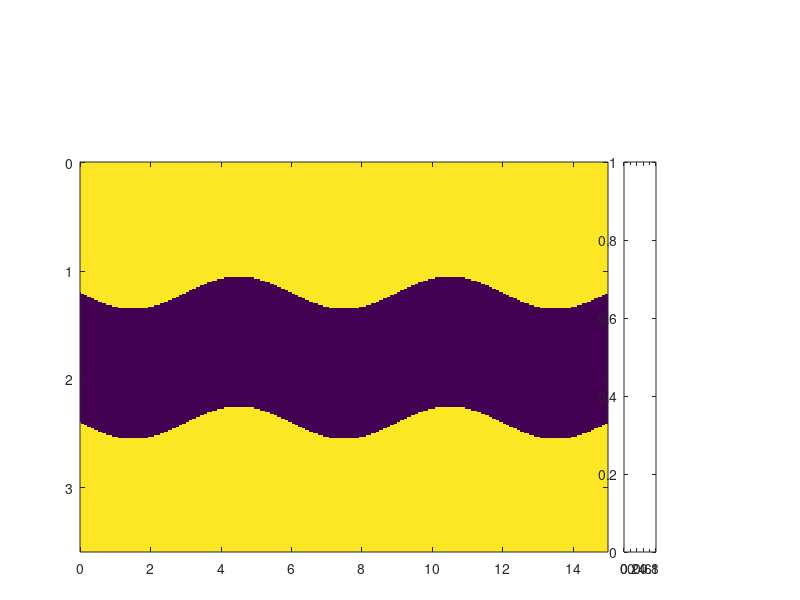

MATLAB code for this plot: (Note: this script raises an error after producing the figure.)
clear;
clear all;
clc;
nz=240;
nx=1000;
nt=2310;
dx=15;dz=15;dt=0.0018;
xx=0:dx:dx*(nx-1);
zz=0:dz:dz*(nz-1);
xx=xx/1000;
zz=zz/1000;
tt=0:dt:dt*(nt-1);
% %% reconstruction
% fid=fopen('800vx5.dat','rb');
% fid2=fopen('800vx_inv5.dat','rb');                                                                                                                   
% p1=fread(fid,[nz,nx],'float');
% p2=fread(fid2,[nz,nx],'float');
% dp=p1-p2;
% fclose(fid);fclose(fid2);
% figure(1)
% imagesc(xx,zz,p1);colormap(gray);mx=max(max(p1));mn=min(min(p1));caxis([mn mx]/10);set(gca,'xaxislocation','top'); xlabel('x (km)');ylabel('z (km)');colorbar;%title('vx seismogram');
% set(gcf,'Position',[100 100 260 130]); colorbar;
% set(gca,'Position',[.13 .08 .680 .65]); colorbar('position',[0.83 0.08 0.04 0.6]);
% set(gca,'xaxislocation','top'); xlabel('x (km)');ylabel('z (km)');
% figure_FontSize=8;  
% set(get(gca,'XLabel'),'FontSize',figure_FontSize,'Vertical','middle'); 
% set(get(gca,'YLabel'),'FontSize',figure_FontSize,'Vertical','middle'); 
% set(findobj('FontSize',10),'FontSize',figure_FontSize);  
% set(findobj(get(gca,'Children'),'LineWidth',0.5),'LineWidth',2); 
% set(gcf, 'PaperPositionMode', 'manual');
% figure(2)
% imagesc(xx,zz,p2);colormap(gray);mx=max(max(p2));mn=min(min(p2));caxis([mn mx]/10);set(gca,'xaxislocation','top'); xlabel('x /(km)');ylabel('z /(km)');colorbar;%title('vz seismogram ');
% set(gcf,'Position',[100 100 260 130]); colorbar;
% set(gca,'Position',[.13 .08 .680 .65]); colorbar('position',[0.83 0.08 0.04 0.6]);
% set(gca,'xaxislocation','top'); xlabel('x (km)');ylabel('z (km)');
% figure_FontSize=8;  
% set(get(gca,'XLabel'),'FontSize',figure_FontSize,'Vertical','middle'); 
% set(get(gca,'YLabel'),'FontSize',figure_FontSize,'Vertical','middle'); 
% set(findobj('FontSize',10),'FontSize',figure_FontSize);  
% set(findobj(get(gca,'Children'),'LineWidth',0.5),'LineWidth',2); 
% set(gcf, 'PaperPositionMode', 'manual');
% figure(3)
% imagesc(xx,zz,dp);colormap(gray);mx=max(max(p2));mn=min(min(p2));caxis([mn mx]/10000);set(gca,'xaxislocation','top'); xlabel('x /(km)');ylabel('z /(km)');colorbar;%title('vz seismogram ');
% set(gcf,'Position',[100 100 260 130]); colorbar;
% set(gca,'Position',[.13 .08 .680 .65]); colorbar('position',[0.83 0.08 0.04 0.6]);
% set(gca,'xaxislocation','top'); xlabel('x (km)');ylabel('z (km)');
% figure_FontSize=8;  
% set(get(gca,'XLabel'),'FontSize',figure_FontSize,'Vertical','middle'); 
% set(get(gca,'YLabel'),'FontSize',figure_FontSize,'Vertical','middle'); 
% set(findobj('FontSize',10),'FontSize',figure_FontSize);  
% set(findobj(get(gca,'Children'),'LineWidth',0.5),'LineWidth',2); 
% set(gcf, 'PaperPositionMode', 'manual');
%% actual model
fid=fopen('acc_vp.dat','rb');
fid2=fopen('acc_vs.dat','rb');                                                                                                                   
p1=fread(fid,[nz,nx],'float');
p2=fread(fid2,[nz,nx],'float');
fclose(fid);fclose(fid2);

accp=p1;
accs=p2;

figure(4)
imagesc(xx,zz,p1);mx=max(max(p1));mn=min(min(p1));caxis([mn mx]);
%set(gcf,'Position',[100 100 260 130]); %colorbar;
set(gcf,'Position',[100 300 500 200]);
set(gca,'Position',[.10 .08 .660 .65]); %colorbar('position',[0.83 0.08 0.04 0.6]);
h=colorbar('position',[0.78 0.08 0.04 0.65]);
set(get(h,'ylabel'),'string','Velocity (m/s)','FontSize',13);
set(gca, 'CLim', [2800 4200]);
set(gca,'xaxislocation','top'); xlabel('x (km)');ylabel('z (km)');
figure_FontSize=13;  
set(get(gca,'XLabel'),'FontSize',figure_FontSize); 
set(get(gca,'YLabel'),'FontSize',figure_FontSize); 
set(findobj('FontSize',13),'FontSize',figure_FontSize);  
set(findobj(get(gca,'Children'),'LineWidth',1),'LineWidth',2); 
set(gcf, 'PaperPositionMode', 'manual');
set(gca,'fontsize',13);
figure(5)
imagesc(xx,zz,p2);mx=max(max(p2));mn=min(min(p2));caxis([mn mx]);
%set(gcf,'Position',[100 100 260 130]); %colorbar;
set(gcf,'Position',[100 300 500 200]);
set(gca,'Position',[.10 .08 .660 .65]); %colorbar('position',[0.83 0.08 0.04 0.6]);
h=colorbar('position',[0.78 0.08 0.04 0.65]);
set(get(h,'ylabel'),'string','Velocity (m/s)','FontSize',13);
set(gca, 'CLim', [1600 2600 ]);
set(gca,'xaxislocation','top'); xlabel('x (km)');ylabel('z (km)');
%figure_FontSize=13;  
set(get(gca,'XLabel'),'FontSize',figure_FontSize); 
set(get(gca,'YLabel'),'FontSize',figure_FontSize); 
set(findobj('FontSize',13),'FontSize',figure_FontSize);  
set(findobj(get(gca,'Children'),'LineWidth',1),'LineWidth',2); 
set(gcf, 'PaperPositionMode', 'manual');
set(gca,'fontsize',13);
%% ini model
fid=fopen('ini_vp.dat','rb');
fid2=fopen('ini_vs.dat','rb');                                                                                                                  
p1=fread(fid,[nz,nx],'float');
p2=fread(fid2,[nz,nx],'float');
fclose(fid);fclose(fid2);
figure(6)
imagesc(xx,zz,p1);mx=max(max(p1));mn=min(min(p1));caxis([mn mx]);
%set(gcf,'Position',[100 100 260 130]); %colorbar;
set(gcf,'Position',[100 300 500 200]);
set(gca,'Position',[.10 .08 .660 .65]); %colorbar('position',[0.83 0.08 0.04 0.6]);
h=colorbar('position',[0.78 0.08 0.04 0.65]);
set(get(h,'ylabel'),'string','Velocity (m/s)','FontSize',13);
set(gca, 'CLim', [2800 4200]);
set(gca,'xaxislocation','top'); xlabel('x (km)');ylabel('z (km)');
figure_FontSize=13;  
set(get(gca,'XLabel'),'FontSize',figure_FontSize); 
set(get(gca,'YLabel'),'FontSize',figure_FontSize); 
set(findobj('FontSize',13),'FontSize',figure_FontSize);  
set(findobj(get(gca,'Children'),'LineWidth',1),'LineWidth',2); 
set(gcf, 'PaperPositionMode', 'manual');
set(gca,'fontsize',13);
figure(7)
imagesc(xx,zz,p2);mx=max(max(p2));mn=min(min(p2));caxis([mn mx]);
%set(gcf,'Position',[100 100 260 130]); %colorbar;
set(gcf,'Position',[100 300 500 200]);
set(gca,'Position',[.10 .08 .660 .65]); %colorbar('position',[0.83 0.08 0.04 0.6]);
h=colorbar('position',[0.78 0.08 0.04 0.65]);
set(get(h,'ylabel'),'string','Velocity (m/s)','FontSize',13);
set(gca, 'CLim', [1600 2600 ]);
set(gca,'xaxislocation','top'); xlabel('x (km)');ylabel('z (km)');
%figure_FontSize=13;  
set(get(gca,'XLabel'),'FontSize',figure_FontSize); 
set(get(gca,'YLabel'),'FontSize',figure_FontSize); 
set(findobj('FontSize',13),'FontSize',figure_FontSize);  
set(findobj(get(gca,'Children'),'LineWidth',1),'LineWidth',2); 
set(gcf, 'PaperPositionMode', 'manual');
set(gca,'fontsize',13);



inierrvp=(sum(sum((p1-accp).^2))/nx/nz).^0.5

inierrvs=(sum(sum((p2-accs).^2))/nx/nz).^0.5
%% inversion
fid=fopen('1ifreq_vp.dat','rb');
fid2=fopen('1ifreq_vs.dat','rb');                                                                                                                   
p1=fread(fid,[nz,nx],'float');
p2=fread(fid2,[nz,nx],'float');
fclose(fid);fclose(fid2);
figure(8)
imagesc(xx,zz,p1);mx=max(max(p1));mn=min(min(p1));caxis([mn mx]);
%set(gcf,'Position',[100 100 260 130]); %colorbar;
set(gcf,'Position',[100 300 500 200]);
set(gca,'Position',[.10 .08 .660 .65]); %colorbar('position',[0.83 0.08 0.04 0.6]);
h=colorbar('position',[0.78 0.08 0.04 0.65]);
set(get(h,'ylabel'),'string','Velocity (m/s)','FontSize',13);
set(gca, 'CLim', [2800 4200]);
set(gca,'xaxislocation','top'); xlabel('x (km)');ylabel('z (km)');
figure_FontSize=13;  
set(get(gca,'XLabel'),'FontSize',figure_FontSize); 
set(get(gca,'YLabel'),'FontSize',figure_FontSize); 
set(findobj('FontSize',13),'FontSize',figure_FontSize);  
set(findobj(get(gca,'Children'),'LineWidth',1),'LineWidth',2); 
set(gcf, 'PaperPositionMode', 'manual');
set(gca,'fontsize',13);
figure(9)
imagesc(xx,zz,p2);mx=max(max(p2));mn=min(min(p2));caxis([mn mx]);
%set(gcf,'Position',[100 100 260 130]); %colorbar;
set(gcf,'Position',[100 300 500 200]);
set(gca,'Position',[.10 .08 .660 .65]); %colorbar('position',[0.83 0.08 0.04 0.6]);
h=colorbar('position',[0.78 0.08 0.04 0.65]);
set(get(h,'ylabel'),'string','Velocity (m/s)','FontSize',13);
set(gca, 'CLim', [1600 2600 ]);
set(gca,'xaxislocation','top'); xlabel('x (km)');ylabel('z (km)');
%figure_FontSize=13;  
set(get(gca,'XLabel'),'FontSize',figure_FontSize); 
set(get(gca,'YLabel'),'FontSize',figure_FontSize); 
set(findobj('FontSize',13),'FontSize',figure_FontSize);  
set(findobj(get(gca,'Children'),'LineWidth',1),'LineWidth',2); 
set(gcf, 'PaperPositionMode', 'manual');
set(gca,'fontsize',13);
%% inversion
fid=fopen('2ifreq_vp.dat','rb');
fid2=fopen('2ifreq_vs.dat','rb');                                                                                                                   
p1=fread(fid,[nz,nx],'float');
p2=fread(fid2,[nz,nx],'float');
fclose(fid);fclose(fid2);
figure(10)
imagesc(xx,zz,p1);mx=max(max(p1));mn=min(min(p1));caxis([mn mx]);
%set(gcf,'Position',[100 100 260 130]); %colorbar;
set(gcf,'Position',[100 300 500 200]);
set(gca,'Position',[.10 .08 .660 .65]); %colorbar('position',[0.83 0.08 0.04 0.6]);
h=colorbar('position',[0.78 0.08 0.04 0.65]);
set(get(h,'ylabel'),'string','Velocity (m/s)','FontSize',13);
set(gca, 'CLim', [2800 4200]);
set(gca,'xaxislocation','top'); xlabel('x (km)');ylabel('z (km)');
figure_FontSize=13;  
set(get(gca,'XLabel'),'FontSize',figure_FontSize); 
set(get(gca,'YLabel'),'FontSize',figure_FontSize); 
set(findobj('FontSize',13),'FontSize',figure_FontSize);  
set(findobj(get(gca,'Children'),'LineWidth',1),'LineWidth',2); 
set(gcf, 'PaperPositionMode', 'manual');
set(gca,'fontsize',13);
figure(11)
imagesc(xx,zz,p2);mx=max(max(p2));mn=min(min(p2));caxis([mn mx]);
%set(gcf,'Position',[100 100 260 130]); %colorbar;
set(gcf,'Position',[100 300 500 200]);
set(gca,'Position',[.10 .08 .660 .65]); %colorbar('position',[0.83 0.08 0.04 0.6]);
h=colorbar('position',[0.78 0.08 0.04 0.65]);
set(get(h,'ylabel'),'string','Velocity (m/s)','FontSize',13);
set(gca, 'CLim', [1600 2600 ]);
set(gca,'xaxislocation','top'); xlabel('x (km)');ylabel('z (km)');
%figure_FontSize=13;  
set(get(gca,'XLabel'),'FontSize',figure_FontSize); 
set(get(gca,'YLabel'),'FontSize',figure_FontSize); 
set(findobj('FontSize',13),'FontSize',figure_FontSize);  
set(findobj(get(gca,'Children'),'LineWidth',1),'LineWidth',2); 
set(gcf, 'PaperPositionMode', 'manual');
set(gca,'fontsize',13);

%% inversion
fid=fopen('4ifreq_vp.dat','rb');
fid2=fopen('4ifreq_vs.dat','rb');                                                                                                                   
p1=fread(fid,[nz,nx],'float');
p2=fread(fid2,[nz,nx],'float');
fclose(fid);fclose(fid2);
figure(12)
imagesc(xx,zz,p1);mx=max(max(p1));mn=min(min(p1));caxis([mn mx]);
%set(gcf,'Position',[100 100 260 130]); %colorbar;
set(gcf,'Position',[100 300 500 200]);
set(gca,'Position',[.10 .08 .660 .65]); %colorbar('position',[0.83 0.08 0.04 0.6]);
h=colorbar('position',[0.78 0.08 0.04 0.65]);
set(get(h,'ylabel'),'string','Velocity (m/s)','FontSize',13);
set(gca, 'CLim', [2800 4200]);
set(gca,'xaxislocation','top'); xlabel('x (km)');ylabel('z (km)');
figure_FontSize=13;  
set(get(gca,'XLabel'),'FontSize',figure_FontSize); 
set(get(gca,'YLabel'),'FontSize',figure_FontSize); 
set(findobj('FontSize',13),'FontSize',figure_FontSize);  
set(findobj(get(gca,'Children'),'LineWidth',1),'LineWidth',2); 
set(gcf, 'PaperPositionMode', 'manual');
set(gca,'fontsize',13);
figure(13)
imagesc(xx,zz,p2);mx=max(max(p2));mn=min(min(p2));caxis([mn mx]);
%set(gcf,'Position',[100 100 260 130]); %colorbar;
set(gcf,'Position',[100 300 500 200]);
set(gca,'Position',[.10 .08 .660 .65]); %colorbar('position',[0.83 0.08 0.04 0.6]);
h=colorbar('position',[0.78 0.08 0.04 0.65]);
set(get(h,'ylabel'),'string','Velocity (m/s)','FontSize',13);
set(gca, 'CLim', [1600 2600 ]);
set(gca,'xaxislocation','top'); xlabel('x (km)');ylabel('z (km)');
%figure_FontSize=13;  
set(get(gca,'XLabel'),'FontSize',figure_FontSize); 
set(get(gca,'YLabel'),'FontSize',figure_FontSize); 
set(findobj('FontSize',13),'FontSize',figure_FontSize);  
set(findobj(get(gca,'Children'),'LineWidth',1),'LineWidth',2); 
set(gcf, 'PaperPositionMode', 'manual');
set(gca,'fontsize',13);
% %% obs seis
% fid=fopen('20source_seismogram_vz_obs.dat','rb');                                                                                                            
% p1=fread(fid,[nt,nx],'float');
% fclose(fid);
% figure(10)
% imagesc(xx,tt,p1);
% colormap(gray);mx=max(max(p1));mn=min(min(p1));caxis([mn mx]/15);
% set(gca,'xaxislocation','top'); %title('vx seismogram');
% set(gcf,'Position',[100 100 420 420]); 
% set(gca,'Position',[.13 .04 .680 .85]);
% colorbar('position',[0.83 0.040 0.04 0.8]);set(gca, 'CLim', [-6*10^-9 6*10^-9]);
% %set(gca,'xaxislocation','top'); 
% xlabel('x (km)');ylabel('t (s)');
% figure_FontSize=13;  
% set(get(gca,'XLabel'),'FontSize',figure_FontSize); 
% set(get(gca,'YLabel'),'FontSize',figure_FontSize); 
% set(findobj('FontSize',13),'FontSize',figure_FontSize);  
% set(findobj(get(gca,'Children'),'LineWidth',0.5),'LineWidth',2); 
% set(gcf, 'PaperPositionMode', 'manual');
%set(gca,'fontsize',13);

% %% syn seis
% fid=fopen('20source_seismogram_vz_10syn.dat','rb');                                                                                                            
% p1=fread(fid,[nt,nx],'float');
% fclose(fid);
% pcc=p1;
% figure(11)
% imagesc(xx,tt,p1);
% colormap(gray);mx=max(max(pcc));mn=min(min(pcc));caxis([mn mx]/40);
% set(gca,'xaxislocation','top'); %title('vx seismogram');
% set(gcf,'Position',[100 100 420 420]); 
% set(gca,'Position',[.13 .04 .680 .85]);
% colorbar('position',[0.83 0.040 0.04 0.8]);set(gca, 'CLim', [-6*10^-9 6*10^-9]);
% %set(gca,'xaxislocation','top'); 
% xlabel('x (km)');ylabel('t (s)');
% figure_FontSize=13;  
% set(get(gca,'XLabel'),'FontSize',figure_FontSize); 
% set(get(gca,'YLabel'),'FontSize',figure_FontSize); 
% set(findobj('FontSize',13),'FontSize',figure_FontSize);  
% set(findobj(get(gca,'Children'),'LineWidth',0.5),'LineWidth',2); 
% set(gcf, 'PaperPositionMode', 'manual');
% set(gca,'fontsize',13);
% 
% 
% %% rms seis
% fid=fopen('20source_seismogram_vz_10rms.dat','rb');                                                                                                            
% p1=fread(fid,[nt,nx],'float');
% fclose(fid);
% figure(12)
% imagesc(xx,tt,p1);
% colormap(gray);mx=max(max(pcc));mn=min(min(pcc));caxis([mn mx]);
% set(gca,'xaxislocation','top'); %title('vx seismogram');
% set(gcf,'Position',[100 100 420 420]); 
% set(gca,'Position',[.13 .04 .680 .85]);
% colorbar('position',[0.83 0.040 0.04 0.8]);%set(gca, 'CLim', [-6*10^-9 6*10^-9]);
% %set(gca,'xaxislocation','top'); 
% xlabel('x (km)');ylabel('t (s)');
% figure_FontSize=13;  
% set(get(gca,'XLabel'),'FontSize',figure_FontSize); 
% set(get(gca,'YLabel'),'FontSize',figure_FontSize); 
% set(findobj('FontSize',13),'FontSize',figure_FontSize);  
% set(findobj(get(gca,'Children'),'LineWidth',0.5),'LineWidth',2); 
% set(gcf, 'PaperPositionMode', 'manual');
% set(gca,'fontsize',13);
% 
% 
% %% MIsfit
% n1=10;
% n2=10;
% n3=10;
% n4=10;
% n5=10;
% 
% [L1] = textread('misfit_1ifreq.txt', '%17f', -1);
% [L2] = textread('misfit_2ifreq.txt', '%17f', -1);
% [L3] = textread('misfit_3ifreq.txt', '%17f', -1);
% [L4] = textread('misfit_4ifreq.txt', '%17f', -1);
% [L5] = textread('misfit_5ifreq.txt', '%17f', -1);
% % 
% % L1=L1/max(L1);
% % L2=L2/max(L1);
% % L3=L3/max(L1);
% % L4=L4/max(L1);
% % L5=L5/max(L1);
% 
% L=[L1;L2;L3;L4;L5];
% L=L*10^-4;
% Lx=[1:10,1:10,1:10,1:10,1:10]';
% 
% figure;
% 
% plot(L,'r*','markersize',4);hold on;
% xlabel('Iterations','fontsize',13);
% ylabel('Objective function misfit','fontsize',13);
% 
% 
% plot([10.5 10.5],[0 3],'b--');
% plot([20.5 20.5],[0 3],'b--');
% plot([30.5 30.5],[0 3],'b--');
% plot([40.5 40.5],[0 3],'b--');
% 
% axis([1 50 0 3]);
% 
% gtext('4Hz','fontsize',13);
% gtext('7Hz','fontsize',13);
% gtext('9Hz','fontsize',13);
% gtext('14Hz','fontsize',13);
% gtext('18Hz','fontsize',13);
% 
% set(gcf,'Position',[100 500 450 300]);
% 
% 
% fid=fopen('5ifreq_vp.dat','rb');
% fid2=fopen('5ifreq_vs.dat','rb');                                                                                                                   
% p1=fread(fid,[nz,nx],'float');
% p2=fread(fid2,[nz,nx],'float');
% fclose(fid);fclose(fid2);
% figure(8)
% imagesc(xx,zz,p1);mx=max(max(p1));mn=min(min(p1));caxis([mn mx]);
% %set(gcf,'Position',[100 100 260 130]); %colorbar;
% set(gcf,'Position',[100 300 500 500]);
% set(gca,'Position',[.12 .08 .660 .75]); %colorbar('position',[0.83 0.08 0.04 0.6]);
% h=colorbar('position',[0.80 0.08 0.04 0.75]);
% set(get(h,'ylabel'),'string','Velocity (m/s)','FontSize',13);
% set(gca, 'CLim', [2800 4200]);
% set(gca,'xaxislocation','top'); xlabel('x (km)');ylabel('z (km)');
% figure_FontSize=13;  
% set(get(gca,'XLabel'),'FontSize',figure_FontSize); 
% set(get(gca,'YLabel'),'FontSize',figure_FontSize); 
% set(findobj('FontSize',13),'FontSize',figure_FontSize);  
% set(findobj(get(gca,'Children'),'LineWidth',1),'LineWidth',2); 
% set(gcf, 'PaperPositionMode', 'manual');
% set(gca,'fontsize',13);
% 
% figure(9)
% imagesc(xx,zz,p2);mx=max(max(p1));mn=min(min(p1));caxis([mn mx]);
% %set(gcf,'Position',[100 100 260 130]); %colorbar;
% set(gcf,'Position',[100 300 500 500]);
% set(gca,'Position',[.12 .08 .660 .75]); %colorbar('position',[0.83 0.08 0.04 0.6]);
% h=colorbar('position',[0.80 0.08 0.04 0.75]);
% set(get(h,'ylabel'),'string','Velocity (m/s)','FontSize',13);
% set(gca, 'CLim', [1600 2600 ]);
% set(gca,'xaxislocation','top'); xlabel('x (km)');ylabel('z (km)');
% figure_FontSize=13;  
% set(get(gca,'XLabel'),'FontSize',figure_FontSize); 
% set(get(gca,'YLabel'),'FontSize',figure_FontSize); 
% set(findobj('FontSize',13),'FontSize',figure_FontSize);  
% set(findobj(get(gca,'Children'),'LineWidth',1),'LineWidth',2); 
% set(gcf, 'PaperPositionMode', 'manual');
% set(gca,'fontsize',13);
% 
% sum1=0;
% for i=1:nx
%     for j=1:nz
%             sum1=sum1+abs((accp(j,i)-p1(j,i)))/accp(j,i);
%     end
% end
% sum1/nx/nz
% 
% sum2=0;
% for i=1:nx
%     for j=1:nz
%             sum2=sum2+abs((accs(j,i)-p2(j,i)))/accs(j,i);
%     end
% end
% sum2/nx/nz
% 
% pl=p1(90:130,400:600);
% zl=zz(90:130);
% xl=xx(400:600);
% 
% figure(9)
% imagesc(xl,zl,pl);mx=max(max(pl));mn=min(min(pl));caxis([mn mx]);
% %set(gcf,'Position',[100 100 260 130]); %colorbar;
% set(gcf,'Position',[100 300 500 300]);
% set(gca,'Position',[.12 .08 .660 .75]); %colorbar('position',[0.83 0.08 0.04 0.6]);
% h=colorbar('position',[0.80 0.08 0.04 0.75]);
% set(get(h,'ylabel'),'string','Velocity (m/s)','FontSize',13);
% set(gca, 'CLim', [2600 3500]);
% set(gca,'xaxislocation','top'); xlabel('x (km)');ylabel('z (km)');
% figure_FontSize=13;  
% set(get(gca,'XLabel'),'FontSize',figure_FontSize); 
% set(get(gca,'YLabel'),'FontSize',figure_FontSize); 
% set(findobj('FontSize',13),'FontSize',figure_FontSize);  
% set(findobj(get(gca,'Children'),'LineWidth',1),'LineWidth',2); 
% set(gcf, 'PaperPositionMode', 'manual');
% set(gca,'fontsize',13);



errvp=(sum(sum((p1-accp).^2))/nx/nz).^0.5

errvs=(sum(sum((p2-accs).^2))/nx/nz).^0.5